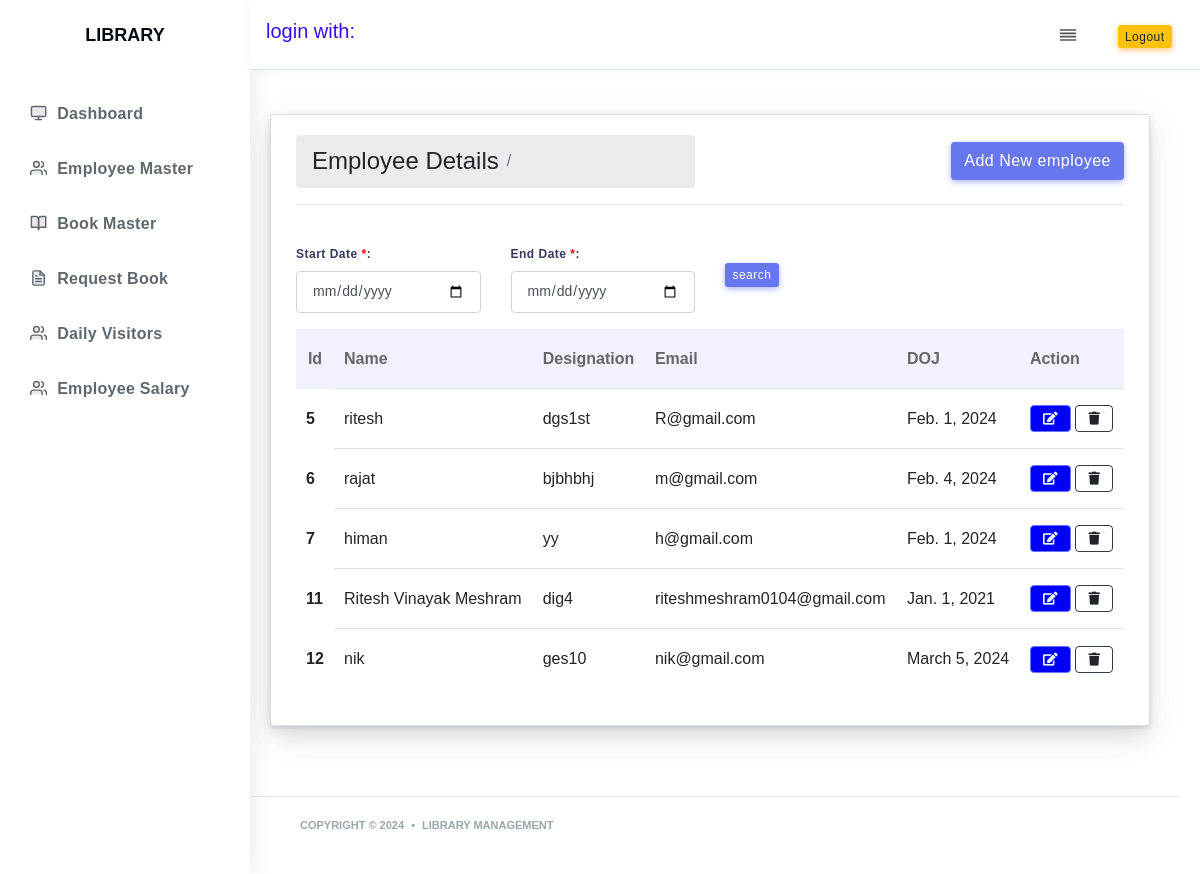
The page /employee_view/ (signed in) on the database its author committed.
### las_app/models.py (models this page shows)
class UserDetails(models.Model):
    Employee_Name = models.CharField(max_length=100, null=True, blank=True)
    Email = models.CharField(max_length=100, null=True, blank=True)
    Designation = models.CharField(max_length=100, null=True, blank=True)
    DOJ = models.DateField(max_length=50)

### las_app/views.py (the view)
# urls.py: path('employee_view/',views.employee_view),
def employee_view(request):
    if request.session.get('user_id'):
        obj2 = UserDetails.objects.all()
        return render(request,'website/employee.html',{"obj2":obj2})
    else:
        return redirect('/')

### templates/website/employee.html (shortened to what this page needs)
  {% load static %}
  {% include "layout/header.html" %}
  <div class="main-content">
    <section class="section">
      <div class="section-body">
        <div class="row">
          <div class="col-12">
            <div class="card">
              <div class="card-body">
                <div class="row">
                  <div class="col-md-6">
                    <ul class="breadcrumb breadcrumb-style" style="margin-bottom: 0px;;">
                      <li class="breadcrumb-item">
                        <h4 class="page-title m-b-0">Employee Details</h4>
                      </li>
                      <li class="breadcrumb-item">
                      </li>
                    </ul>
                  </div>
                  <div class="col-md-6 pull-right" style="margin-top: 7px;">
                    <a href="/addup/" class="btn btn-icon btn-primary pull-right"> Add New employee</a>
                  </div>
                </div>
                <hr>
                <br>
                <div class="row">
                  <div class="col-12">
                    <div class="row">
                      <div class="col-md-3">
                        <div class="form-group">
                          <label>Start Date <span style="color:red">*</span>:</label>
                          <div class="input-group">
                            <input type="date" class="form-control" value="{{start_day|date:'Y-m-d'}}" id="start_date">
                          </div>
                        </div>
                      </div>
                      <div class="col-md-3">
                        <div class="form-group">
                          <label>End Date <span style="color:red">*</span>:</label>
                          <div class="input-group">
                            <input type="date" class="form-control" value="{{end_date|date:'Y-m-d'}}" id="end_date">
                          </div>
                        </div>
                      </div>
                      <div class="col-md-1">
                        <div class="form-group">
                          <div class="buttons">
                            <a type="button" class="btn btn-primary btn-sm" style="margin-top: 45%;" onclick="search_filter()">search</a>
                          </div>
                        </div>
                      </div>
                    </div>
                  </div>
                </div>
                <div id="table_div">
                  <div class="table-responsive containertable">
                    <table class="table table-hover" id="view_table">
                      <thead>
                        <tr>
                          <th class="text-center"> Id </th>
                          <th>Name</th>
                          <th>Designation</th>
                          <th>Email</th>
                          <th>DOJ</th>
                          <th>Action</th>
                        </tr>
                      </thead>
                      <tbody>
                        {% for i in obj2 %}
                        <tr>
                          <th scope="row">{{i.id}}</th>
                          <td>{{i.Employee_Name}}</td>
                          <td>{{i.Designation}}</td>
                          <td>{{i.Email}}</td>
                          <td>{{i.DOJ}}</td>
                          <td>
                                <a style="background-color:blue;" class="btn btn-outline-primary custom-btn" href="/edit_details/{{i.id}}">
                                  <i style="color:aliceblue;"  class="fas fa-edit" aria-hidden="true"></i>
                              </a>
                            <a type="button" class="btn btn-outline-dark" onclick="delete_employee('{{i.id}}')"><i
                                class=" fas fa-trash"></i></a>
                          </td>
                        </tr>
                        {% endfor %}
                      </tbody>
                    </table>
                  </div>
                </div>
              </div>
            </div>
          </div>
        </div>
      </div>
    </section>
  </div>
  <link href="https://cdnjs.cloudflare.com/ajax/libs/font-awesome/5.15.4/css/all.min.css" rel="stylesheet">
  </body>
  </html>
  {% include "layout/footer.html" %}

### templates/layout/header.html (style rules this page uses)
.main-content { padding-left: 250px; }
.main-content { padding-top: 70px; }
body { padding: 20px; }
.main-content { padding-left: 250px; padding-top: 70px; }
body { padding: 20px; font-family: Arial, sans-serif; }

### rows shown on the page
UserDetails: id "5", Employee_Name "ritesh", Designation "dgs1st", Email "R@gmail.com", DOJ "Feb. 1, 2024"
UserDetails: id "6", Employee_Name "rajat", Designation "bjbhbhj", Email "m@gmail.com", DOJ "Feb. 4, 2024"
UserDetails: id "7", Employee_Name "himan", Designation "yy", Email "h@gmail.com", DOJ "Feb. 1, 2024"
UserDetails: id "11", Employee_Name "Ritesh Vinayak Meshram", Designation "dig4", Email "riteshmeshram0104@gmail.com", DOJ "Jan. 1, 2021"
UserDetails: id "12", Employee_Name "nik", Designation "ges10", Email "nik@gmail.com", DOJ "March 5, 2024"
